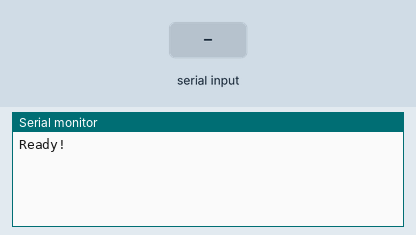
This sketch was run on a simulated Arduino Uno, built with avr-gcc and run on an emulated ATmega328P. Parts: the last lines printed to the serial monitor. Inputs (shaded band) come from the test bench.

Above: at 1.2 s.
1.3 s: ",\n" received over Serial
At 2.4 s:
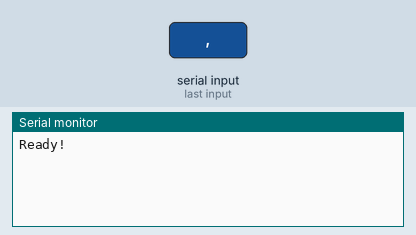
2.8 s: "90,45\n" received over Serial
At 3.8 s:
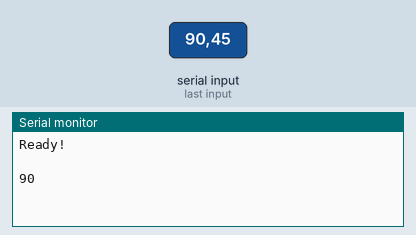

The sketch:

serialtest1.ino
```cpp
//declace a String to hold what we're inputting
String incomingString;

void setup() {
  //initialise Serial communication on 9600 baud
  Serial.begin(9600);
  while(!Serial);
  //delay(4000);
  Serial.println("Ready!");
  // The incoming String built up one byte at a time.
  incomingString = "";
}

void loop () {
if(Serial.available()){
  String rxString = "";
  String strArr[2]; //Set the size of the array to equal the number of values you will be receiveing.

  //Keep looping until there is something in the buffer.
  while (Serial.available()) {
    //Delay to allow byte to arrive in input buffer.
    delay(2);
    //Read a single character from the buffer.
    char ch = Serial.read();
    //Append that single character to a string.
    rxString+= ch;
  }

  int stringStart = 0;
  int arrayIndex = 0;

  for (int i=0; i < rxString.length(); i++){
    //Get character and check if it's our "special" character.
    if(rxString.charAt(i) == ','){
      //Clear previous values from array.
      strArr[arrayIndex] = "";
      //Save substring into array.
      strArr[arrayIndex] = rxString.substring(stringStart, i);
      //Set new string starting point.
      stringStart = (i+1);
      arrayIndex++;
    }
  }

  //Put values from the array into the variables.
  String value1 = strArr[0];
  String value2 = strArr[1];

  //Convert string to int if you need it.
  int intValue1 = value1.toInt();
   // Serial.print("test");
    //Serial.print(rxString);
    Serial.print(value1 + " ");
    Serial.print(value2 + "\n");

}

}
```

Measured:
- after the input at 1.3 s, the serial monitor: prints a new line at once (image 1)
- after the input at 2.8 s, the serial monitor: prints a new line at once (image 2)
